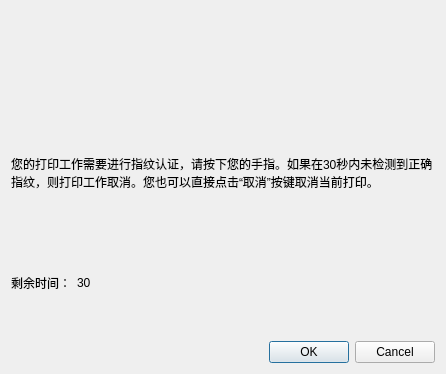
<?xml version="1.0" encoding="UTF-8"?>
<ui version="4.0">
 <class>CheckFingerDialog</class>
 <widget class="QDialog" name="CheckFingerDialog">
  <property name="geometry">
   <rect>
    <x>0</x>
    <y>0</y>
    <width>446</width>
    <height>374</height>
   </rect>
  </property>
  <property name="windowTitle">
   <string>Dialog</string>
  </property>
  <layout class="QVBoxLayout" name="verticalLayout">
   <item>
    <layout class="QVBoxLayout" name="verticalLayout_2">
     <item alignment="Qt::AlignHCenter">
      <widget class="QLabel" name="label_gif">
       <property name="text">
        <string/>
       </property>
       <property name="scaledContents">
        <bool>true</bool>
       </property>
      </widget>
     </item>
     <item>
      <widget class="QLabel" name="label">
       <property name="text">
        <string>您的打印工作需要进行指纹认证，请按下您的手指。如果在30秒内未检测到正确指纹，则打印工作取消。您也可以直接点击“取消”按键取消当前打印。</string>
       </property>
       <property name="wordWrap">
        <bool>true</bool>
       </property>
      </widget>
     </item>
     <item>
      <layout class="QHBoxLayout" name="horizontalLayout">
       <item>
        <widget class="QLabel" name="label_2">
         <property name="text">
          <string>剩余时间：</string>
         </property>
        </widget>
       </item>
       <item>
        <widget class="QLabel" name="label_timeval">
         <property name="text">
          <string>30</string>
         </property>
        </widget>
       </item>
       <item>
        <spacer name="horizontalSpacer">
         <property name="orientation">
          <enum>Qt::Horizontal</enum>
         </property>
         <property name="sizeHint" stdset="0">
          <size>
           <width>40</width>
           <height>20</height>
          </size>
         </property>
        </spacer>
       </item>
      </layout>
     </item>
    </layout>
   </item>
   <item>
    <widget class="QDialogButtonBox" name="buttonBox">
     <property name="orientation">
      <enum>Qt::Horizontal</enum>
     </property>
     <property name="standardButtons">
      <set>QDialogButtonBox::Cancel|QDialogButtonBox::Ok</set>
     </property>
    </widget>
   </item>
  </layout>
 </widget>
 <resources/>
 <connections>
  <connection>
   <sender>buttonBox</sender>
   <signal>accepted()</signal>
   <receiver>CheckFingerDialog</receiver>
   <slot>accept()</slot>
   <hints>
    <hint type="sourcelabel">
     <x>248</x>
     <y>254</y>
    </hint>
    <hint type="destinationlabel">
     <x>157</x>
     <y>274</y>
    </hint>
   </hints>
  </connection>
  <connection>
   <sender>buttonBox</sender>
   <signal>rejected()</signal>
   <receiver>CheckFingerDialog</receiver>
   <slot>reject()</slot>
   <hints>
    <hint type="sourcelabel">
     <x>316</x>
     <y>260</y>
    </hint>
    <hint type="destinationlabel">
     <x>286</x>
     <y>274</y>
    </hint>
   </hints>
  </connection>
 </connections>
</ui>
